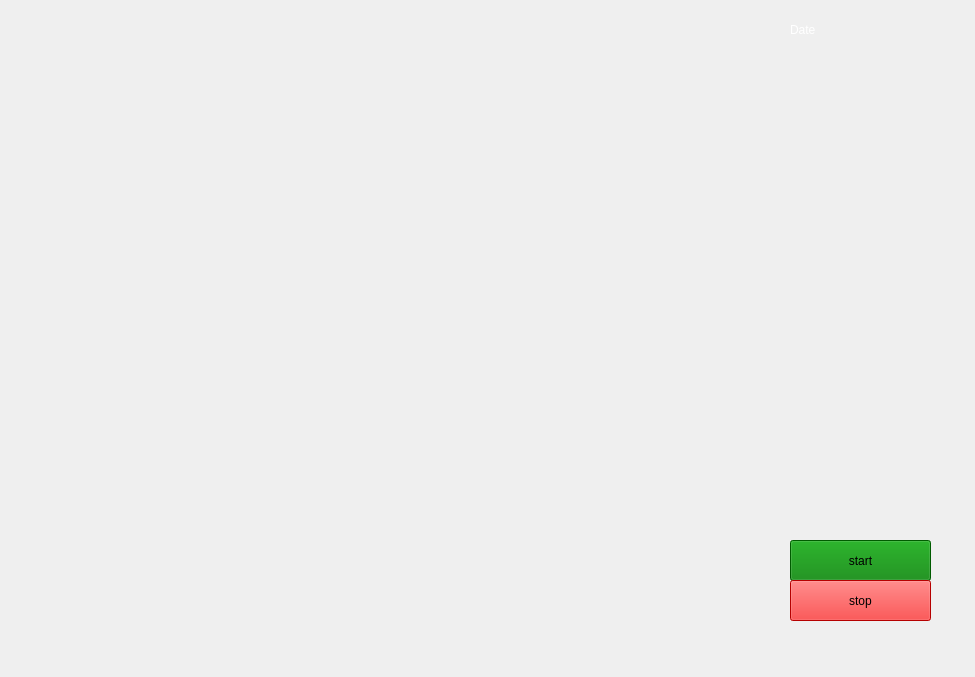
<?xml version="1.0" encoding="UTF-8"?>
<ui version="4.0">
 <class>MainWindow</class>
 <widget class="QMainWindow" name="MainWindow">
  <property name="geometry">
   <rect>
    <x>0</x>
    <y>0</y>
    <width>975</width>
    <height>677</height>
   </rect>
  </property>
  <property name="windowTitle">
   <string>Jarvis</string>
  </property>
  <widget class="QWidget" name="centralwidget">
   <widget class="QLabel" name="label">
    <property name="geometry">
     <rect>
      <x>0</x>
      <y>-120</y>
      <width>981</width>
      <height>801</height>
     </rect>
    </property>
    <property name="text">
     <string/>
    </property>
    <property name="pixmap">
     <pixmap>gui.gif</pixmap>
    </property>
    <property name="scaledContents">
     <bool>true</bool>
    </property>
   </widget>
   <widget class="QPushButton" name="pushButton">
    <property name="geometry">
     <rect>
      <x>790</x>
      <y>540</y>
      <width>141</width>
      <height>41</height>
     </rect>
    </property>
    <property name="styleSheet">
     <string notr="true">background-color:green;</string>
    </property>
    <property name="text">
     <string>start</string>
    </property>
   </widget>
   <widget class="QPushButton" name="pushButton_2">
    <property name="geometry">
     <rect>
      <x>790</x>
      <y>580</y>
      <width>141</width>
      <height>41</height>
     </rect>
    </property>
    <property name="styleSheet">
     <string notr="true">background-color:red;</string>
    </property>
    <property name="text">
     <string>stop</string>
    </property>
   </widget>
   <widget class="QLabel" name="label_2">
    <property name="geometry">
     <rect>
      <x>790</x>
      <y>20</y>
      <width>161</width>
      <height>20</height>
     </rect>
    </property>
    <property name="styleSheet">
     <string notr="true">color:white;</string>
    </property>
    <property name="text">
     <string>Date</string>
    </property>
   </widget>
  </widget>
 </widget>
 <resources/>
 <connections/>
</ui>
